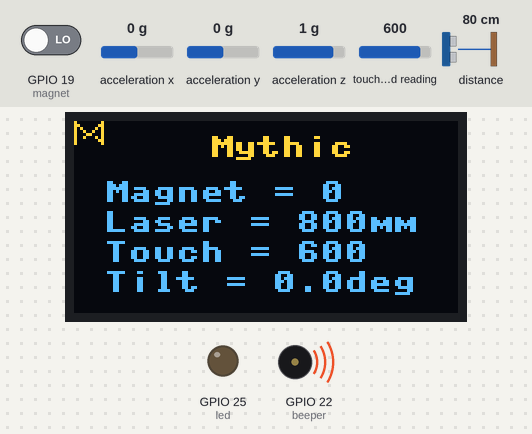
Bench run of a program on a simulated ESP32 board running MicroPython. Shown: 128×64 one-colour display, output pins drawn as LEDs (lit = HIGH), buzzer (waves = sounding, pin HIGH). The inputs (shaded band) are chosen by the test bench; at power-on: GPIO 19 (magnet) LOW, acceleration x 0 g, touch-pad reading 600, acceleration y 0 g, acceleration z 1 g, distance to the obstacle 80 cm. The OLED is the two-colour kind (top 16 rows yellow); pins used as bus, display or sensor lines are not drawn.

Above: at 1.2 s.
1.3 s: GPIO 19 (magnet) driven HIGH
At 2.6 s:
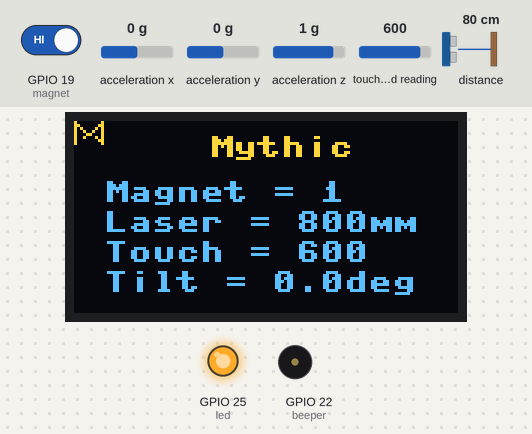
2.9 s: acceleration x set to -0.8 g
At 3.8 s:
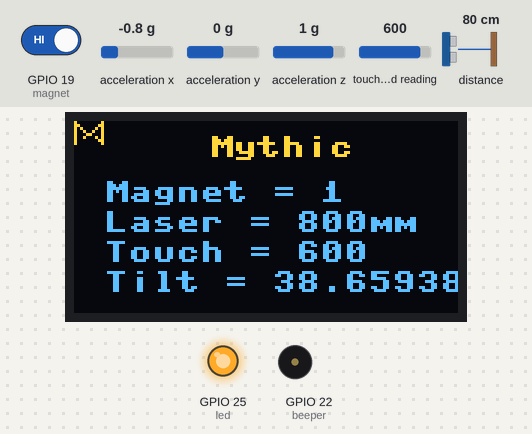
4.5 s: acceleration x set to -1.1 g
At 5.2 s:
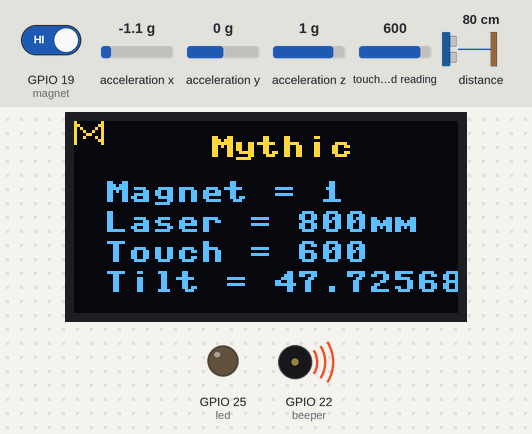
6.0 s: touch-pad reading set to 63
At 6.8 s:
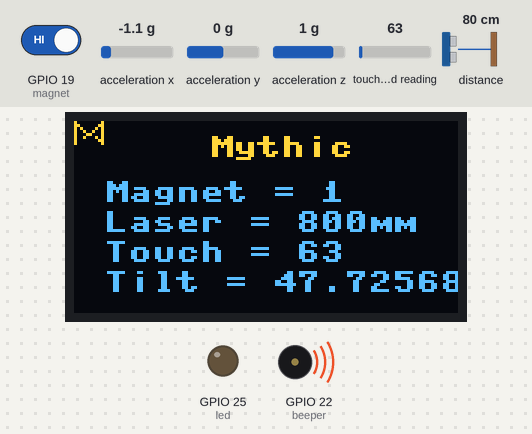
7.5 s: acceleration y set to -1.4 g
At 8.8 s:
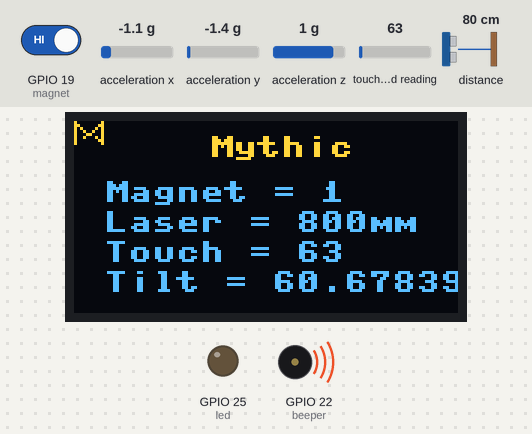
9.1 s: touch-pad reading set to 212
At 10.6 s:
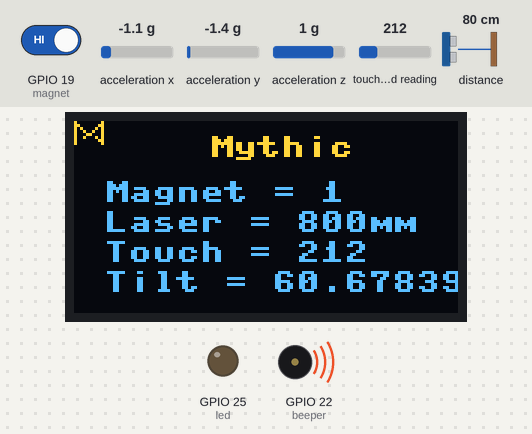
Timing chart, 0 to 11.6 s (numbered marks = the images above; inputs shaded):
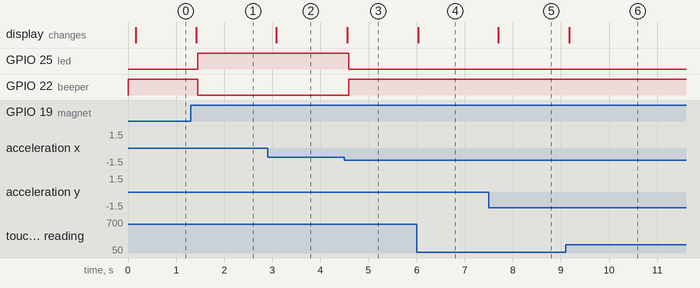

Measured:
- the behaviour switches between -0.9 and -1 g on acceleration x (found by bisection; images 2 and 3)
- after the input at 1.3 s, GPIO 25 (led): LOW → HIGH after 0.15 s; GPIO 22 (beeper): HIGH → LOW after 0.15 s; the display: changes after 0.12 s (image 1)
- after the input at 2.9 s, the display: changes after 0.18 s (image 2)
- after the input at 4.5 s, GPIO 25 (led): HIGH → LOW after 0.09 s; GPIO 22 (beeper): LOW → HIGH after 0.09 s; the display: changes after 0.06 s (image 3)
- after the input at 6.0 s, the display: changes at once (image 4)
- after the input at 7.5 s, the display: changes after 0.20 s (image 5)
- after the input at 9.1 s, the display: changes after 0.07 s (image 6)

The program:

drink_alert.py
```python
# Drink can alert
# - Mythic Summer Camp 2021
#
# Alarm that goes off if someone picks up a metal can that's touching a wire or crosses the laser trip wire.
# Putting a magnet near the Hall effect sensor or tilting the board disarms the alarm.
#
# Connections:
# - Pin 4  - I2C SDA  -> OLED (onboard module), laser distance sensor, and IMU
# - Pin 15 - I2C SCL  -> OLED (onboard module), laser distance sensor, and IMU
# - Pin 19 - GPIO in  -> Hall effect (magnet) sensor, inverted
# - Pin 22 - GPIO out -> Beeper, inverted
# - Pin 25 - GPIO out -> White LED (onboard module)
# - Pin 27 - Touch in -> Wire touching can

from machine import I2C, Pin, TouchPad
import ssd1306
import vl53l0x
import imu
import time

rst = Pin(16, Pin.OUT)
rst.value(1)
led = Pin(25, Pin.OUT)
led.value(0)
beeper = Pin(22, Pin.OUT)
beeper.value(1) # beeper makes noise if low (0) and quiet if high (1)
magnet = Pin(19, Pin.IN) # magnet sensor is low (0) when a magnet is detected and high (1) when not

scl = Pin(15, Pin.OUT, Pin.PULL_UP)
sda = Pin(4, Pin.OUT, Pin.PULL_UP)
i2c = I2C(scl=scl, sda=sda, freq=450000)
oled = ssd1306.SSD1306_I2C(128, 64, i2c, addr=0x3c)
laser = vl53l0x.VL53L0X(i2c)
tp = TouchPad(Pin(27, Pin.IN, None))
imu = imu.MPU6050(i2c)

def mythic_logo(oled):
    logo=[
        (0,0), (0,1), (0,2), (0,3), (0,4), (0,5), (0,6), (0,7),
        (1,1), (2,2), (3,3), (4,4), (3,5),
        (5,4), (6,3), (7,2), (8,1),
        (9,0), (9,1), (9,2), (9,3), (9,4), (9,5), (9,6), (9,7),
        (8,6), (7,5)
        ]
    for x,y in logo:
        oled.pixel(x, y, 1)

# *** Interesting code starts here! ***

# Do this forever
while True:
    # Start the laser measuring and wait a bit for it to be ready
    laser.start()
    time.sleep(0.05)
    # Blank the screen
    oled.fill(0)

    # Write some stuff at the top
    oled.text('Mythic', 45, 5)

    # Print the sensor readings
    oled.text('Magnet = ' + str(magnet.value()), 10, 20)
    oled.text('Laser = ' + str(laser.read()) + 'mm', 10, 30)
    oled.text('Touch = ' + str(tp.read()), 10, 40)
    oled.text('Tilt = ' + str(imu.accel.inclination) + 'deg', 10, 50)
    mythic_logo(oled)

    # Commit the screen changes
    oled.show()

    # turn on the LED and beep if something is in front of the laser or if the can is removed
    # from the touch sensor. But don't beep if the board is tilted or the key (magnet) is detected.
    if (laser.read() < 1000 or tp.read() > 450) and imu.accel.inclination < 45.0 and magnet.value() > 0:
        led.value(1)
        beeper.value(0)
    else:
        led.value(0)
        beeper.value(1)

    # Stop the laser measurements and give the sensor a break
    laser.stop()
    time.sleep(0.05)
```
